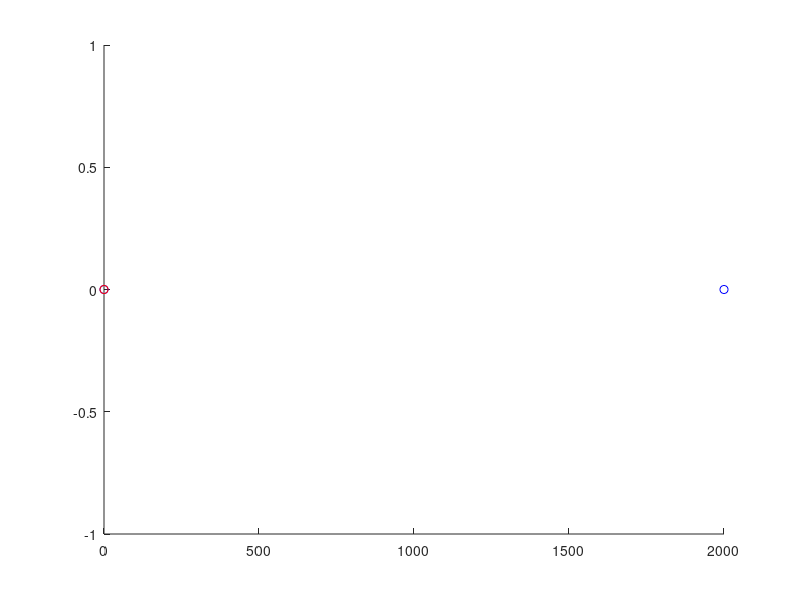

This figure's MATLAB source: (Note: this script raises an error after producing the figure.)
close all;
% if(exist('SP')~=1)
%     SP=serial_port_start('/dev/cu.usbserial');
%     pioneer_init(SP);
% end

%waypoints=[0 0;2 0;2 18;17 18;17 3;2 3;2 0;0 0];

waypoints=[0 0;2 0];
waypoints=waypoints.*1000;
proportional_heading_error=10;
proportional_heading_step=25;%percentage
waypoint_threshold=250;%Value in mm
maxspeed=500;
linearspeed=0;
angularspeed=0;
distancerun=0;
error_w=0;
T=0.5;
current_position=[0 0];
current_heading=0;
hold on
scatter(waypoints(:,1),waypoints(:,2),'b')
scatter(current_position(1),current_position(2),'r');
for i = 1:length(waypoints)
    [w,d]=calculateHeading(current_position(1),current_position(2),waypoints(i,1),waypoints(i,2));
    if(i<length(waypoints))
        while(d>waypoint_threshold)

            
            error=(current_heading-w)/(pi);
            if(error>1)
                error=(error-2)*pi;
                
            elseif(error<-1)
                error=(error+2)*pi;
            else
                
                error=error*pi;
            end
            

            m=max(0,min(((d-500)/2500),1))*min(1,1/(proportional_heading_error*abs(error)));
            a=50;
            linearspeed=min(maxspeed,(a+m*maxspeed));

            angularspeed=-((error)*(proportional_heading_step)/100)/T;
            
            [pose(1),pose(2),pose(3)]=robot(current_position(1),current_position(2),current_heading,linearspeed,angularspeed,T,distancerun);
            %pioneer_set_controls(SP,linearspeed,angularspeed);
            %[pose(1),pose(2),pose(3)]=pioneer_read_odometry(SP);
            scatter(pose(1),pose(2),'r');
            [pose(1),pose(2),pose(3)]=correctOdometry(pose,distancerun,error_w);

            distancerun=updatedistance(current_position(1),current_position(2),pose(1),pose(2),distancerun);
            current_position(1)=pose(1);
            current_position(2)=pose(2);
            current_heading=pose(3);
%             current_heading=current_heading-(error)*(proportional_heading_step/100);
%             current_position(1)=current_position(1)+(linearspeed*cos(current_heading));
%             current_position(2)=current_position(2)+linearspeed*sin(current_heading);

            scatter(current_position(1),current_position(2),'g');
            [w,d]=calculateHeading(current_position(1),current_position(2),waypoints(i,1),waypoints(i,2));
            pause(0.05);
        end
    else
        while(d>waypoint_threshold/2)
            error=(current_heading-w)/(pi);
            if(error>1)
                error=(error-2)*pi;
                
            elseif(error<-1)
                error=(error+2)*pi;
            else
                
                error=error*pi;
            end
            
           
            
            m=min(((d-50)/1500),1)*min(1,1/(proportional_heading_error*abs(error)));
            a=0;
            linearspeed=min(maxspeed,(a+m*maxspeed));
            
            angularspeed=-((error)*(proportional_heading_step)/100)/T;
            
            [pose(1),pose(2),pose(3)]=robot(current_position(1),current_position(2),current_heading,linearspeed,angularspeed,T,distancerun);
            %pioneer_set_controls(SP,linearspeed,angularspeed);
            %[pose(1),pose(2),pose(3)]=pioneer_read_odometry(SP);
            scatter(pose(1),pose(2),'r');
            [pose(1),pose(2),pose(3)]=correctOdometry(pose,distancerun,error_w);
            
            distancerun=updatedistance(current_position(1),current_position(2),pose(1),pose(2),distancerun);
            current_position(1)=pose(1);
            current_position(2)=pose(2);
            current_heading=pose(3);  
%             current_heading=current_heading-(error)*(proportional_heading_step/100);
%             current_position(1)=current_position(1)+(linearspeed*cos(current_heading));
%             current_position(2)=current_position(2)+linearspeed*sin(current_heading);
            
            scatter(current_position(1),current_position(2),'g');
            [w,d]=calculateHeading(current_position(1),current_position(2),waypoints(i,1),waypoints(i,2));
            pause(0.05);
        end
        
    end
    
end

%pioneer_set_controls(SP,0,0);
           

hold off;